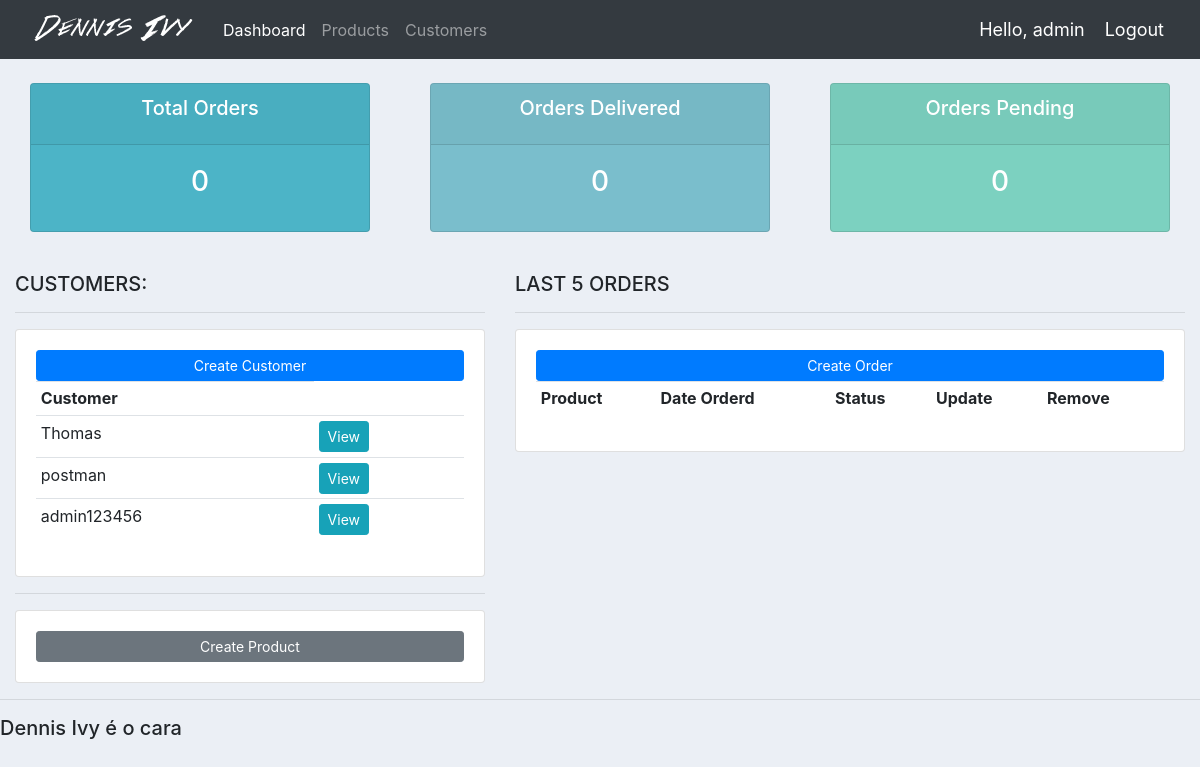
Before: / (signed in) with the older database file.
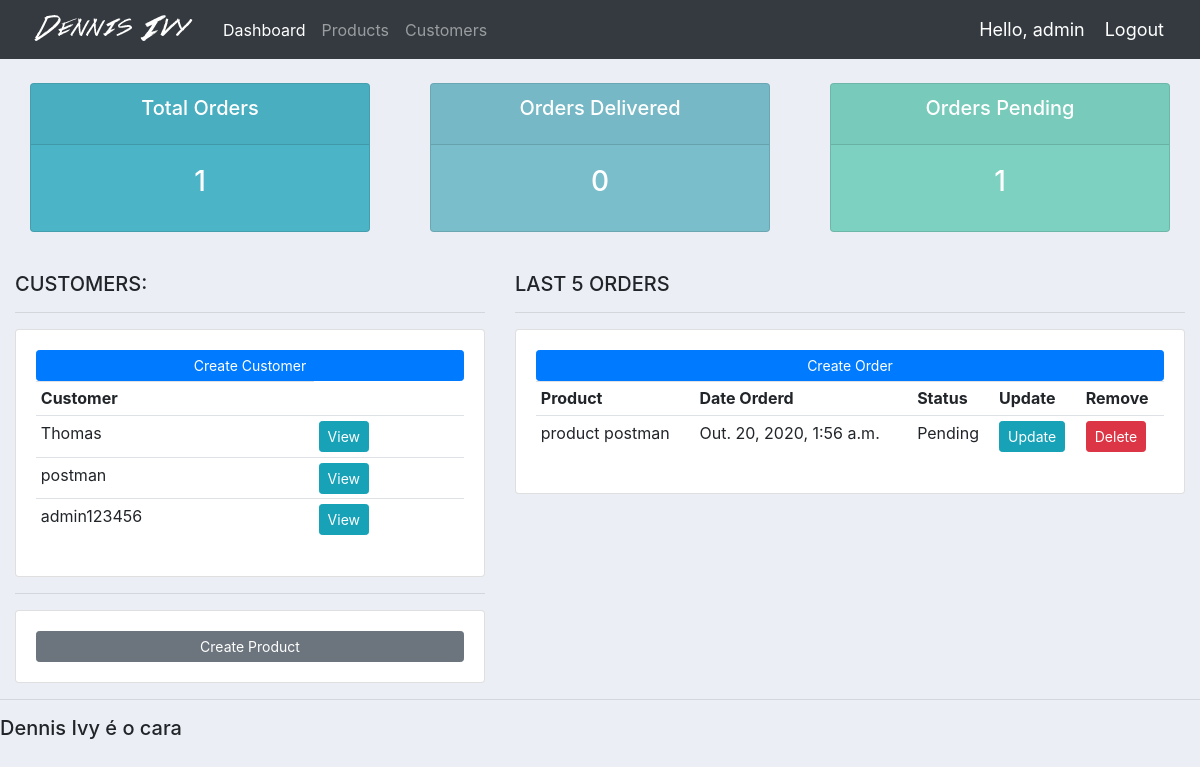
After: the same page with the newer database file.
### accounts/models.py (models this page shows, shortened)
class Customer(models.Model):
	auto_increment_id = models.AutoField(primary_key=True)
	name = models.CharField(max_length=200, default=None)
	email = models.CharField(max_length=200, null=True)
	date_created = models.DateTimeField(auto_now_add=True, null=True)

class Order(models.Model):
	STATUS = (
			('Pending', 'Pending'),
			('Out for delivery', 'Out for delivery'),
			('Delivered', 'Delivered'),
			)
	customer = models.ForeignKey(Customer, null=True, on_delete= models.CASCADE)
	product = models.ForeignKey(Product, null=True, on_delete= models.CASCADE)
	date_created = models.DateTimeField(auto_now_add=True, null=True)
	status = models.CharField(max_length=200, null=True, choices=STATUS)
	note = models.CharField(max_length=100, null=True, blank=True)

class Product(models.Model):
	CATEGORY = (
			('Indoor', 'Indoor'),
			('Out Door', 'Out Door'),
			)
	name = models.CharField(max_length=200, default=None)
	price = models.FloatField()
	category = models.CharField(max_length=200, null=True, choices=CATEGORY)
	description = models.CharField(max_length=200, null=True, blank=True)
	date_created = models.DateTimeField(auto_now_add=True, null=True)
	tags = models.ManyToManyField(Tag, blank=True)
	def __str__(self):
		return self.name

### accounts/views.py (the view)
# urls.py: path('', views.home, name="home"),
@login_required(login_url='login')
def home(request):
	orders = Order.objects.all()
	customers = Customer.objects.all()
	total_customers = customers.count()
	total_orders = orders.count()
	delivered = orders.filter(status='Delivered').count()
	pending = orders.filter(status='Pending').count()
	context = {'orders':orders, 'customers':customers,
	'total_orders':total_orders,'delivered':delivered,
	'pending':pending }
	return render(request, 'accounts/dashboard.html', context)

### accounts/templates/accounts/dashboard.html
{%  extends 'accounts/main.html' %}
{% load crispy_forms_tags %}
{% block content %}
{%  include 'accounts/status.html' %}
<br>
<div class="row">
	<div class="col-md-5">
		<h5>CUSTOMERS:</h5>
		<hr>
		<div class="card card-body">
			<a class="btn btn-primary  btn-sm btn-block" href="{% url 'create_customer' %}">Create Customer</a>
			<table class="table table-sm">
					<tr>
						<th>Customer</th>
					</tr>
				{% for customer in customers %}
					<tr>
						<td>{{customer.name}}</td>
						<td><a class="btn btn-sm btn-info" href="{% url 'customer' customer.pk %}">View</a></td></td>
					</tr>
				{% endfor %}
			</table>
		</div>
	</div>
	<div class="col-md-7">
		<h5>LAST 5 ORDERS</h5>
		<hr>
		<div class="card card-body">
			<a class="btn btn-primary  btn-sm btn-block" href="{% url 'create_order' %}">Create Order</a>
			<table class="table table-sm">
				<tr>
					<th>Product</th>
					<th>Date Orderd</th>
					<th>Status</th>
					<th>Update</th>
					<th>Remove</th>
				</tr>
				{% for order in orders %}
					<tr>
						<td>{{order.product}}</td>
						<td>{{order.date_created}}</td>
						<td>{{order.status}}</td>
						<td><a class="btn btn-sm btn-info" href="{% url 'update_order' order.id %}">Update</a></td>
						<td><a class="btn btn-sm btn-danger" href="{% url 'delete_order' order.id %}">Delete</a></td>
					</tr>
				{% endfor %}
			</table>
		</div>
	</div>
		<div class="col-md-5">
			<hr>
			<div class="card card-body">
				<a class="btn btn-secondary  btn-sm btn-block" href="{% url 'create_product' %}"		>Create Product</a>
			</div>
		</div>
</div>
{% endblock %}

Changed rows visible on the page:
added Order: product "product postman", date_created "Out. 20, 2020, 1:56 a.m.", status "Pending"
Other visible differences:
{{ total_orders }}: "0" → "1"
{{ pending }}: "0" → "1"
